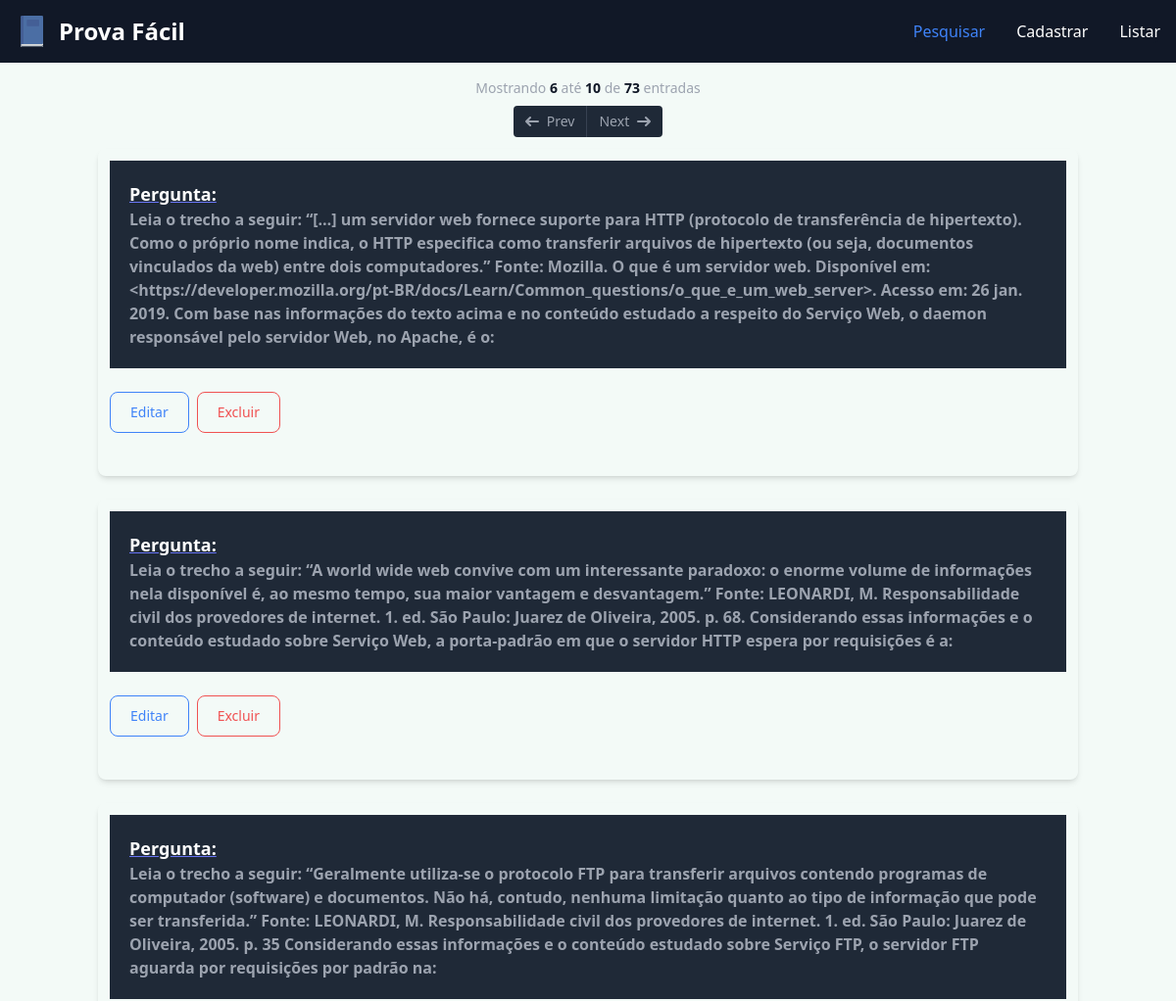
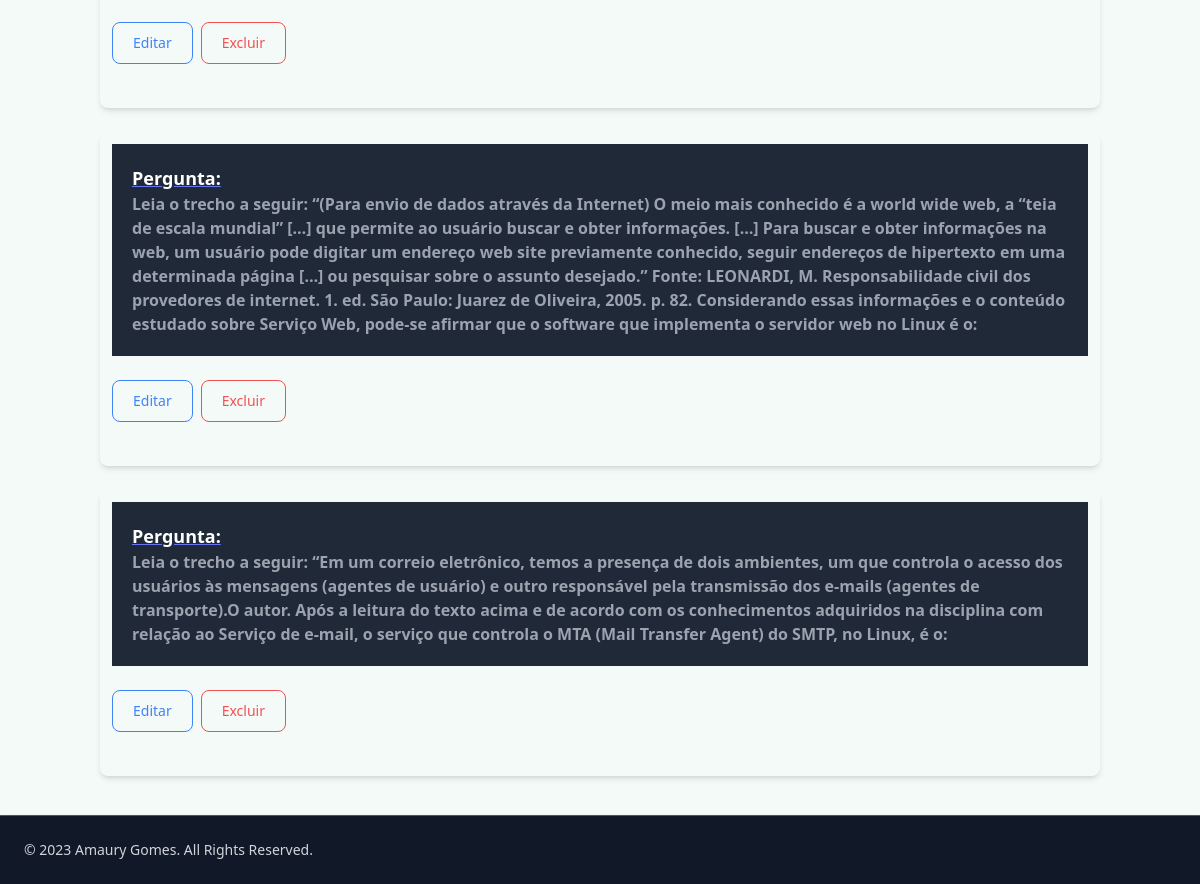
/questions/?page=2, run on the app's committed database (2 pictures, top to bottom).
### dashboard/models.py (models this page shows, shortened)
class Question(models.Model):
    question_text = models.TextField()
    answer_text = models.TextField()

### dashboard/views.py (the view)
# urls.py: path('questions/', views.questions, name='questions'),
def questions(request):
    questions = Question.objects.all().order_by('-id')
    paginator = Paginator(questions, 5)
    page = request.GET.get('page')
    try:
        questions = paginator.page(page)
    except PageNotAnInteger:
        questions = paginator.page(1)
    except EmptyPage:
        questions = paginator.page(paginator.num_pages)
    return render(request, 'question_list.html', {'questions': questions})

### templates/question_list.html (shortened to what this page needs)
{% extends "_base.html" %}
{% block content %}
<div class="relative overflow-x-auto sm:rounded-lg">
  <div class="flex flex-col items-center">
    <span class="text-sm text-gray-700 dark:text-gray-400">
        Mostrando <span class="font-semibold text-gray-900 dark:text-gray-900">{{ questions.start_index }}</span>
        até <span class="font-semibold text-gray-900 dark:text-gray-900">{{ questions.end_index }}</span>
        de <span class="font-semibold text-gray-900 dark:text-gray-900">{{ questions.paginator.count }}</span> entradas
    </span>
    <div class="inline-flex mt-2 xs:mt-0">
        {% if questions.has_previous %}
            <a href="?page={{ questions.previous_page_number }}" class="flex items-center justify-center px-3 h-8 text-sm font-medium text-white bg-gray-800 rounded-s hover:bg-gray-900 dark:bg-gray-800 dark:border-gray-700 dark:text-gray-400 dark:hover:bg-gray-700 dark:hover:text-gray-900">
                <svg class="w-3.5 h-3.5 me-2 rtl:rotate-180" aria-hidden="true" xmlns="http://www.w3.org/2000/svg" fill="none" viewBox="0 0 14 10">
                    <path stroke="currentColor" stroke-linecap="round" stroke-linejoin="round" stroke-width="2" d="M13 5H1m0 0 4 4M1 5l4-4"/>
                </svg>
                Prev
            </a>
        {% endif %}
        {% if questions.has_next %}
            <a href="?page={{ questions.next_page_number }}" class="flex items-center justify-center px-3 h-8 text-sm font-medium text-white bg-gray-800 border-0 border-s border-gray-700 rounded-e hover:bg-gray-900 dark:bg-gray-800 dark:border-gray-700 dark:text-gray-400 dark:hover:bg-gray-700 dark:hover:text-white">
                Next
                <svg class="w-3.5 h-3.5 ms-2 rtl:rotate-180" aria-hidden="true" xmlns="http://www.w3.org/2000/svg" fill="none" viewBox="0 0 14 10">
                    <path stroke="currentColor" stroke-linecap="round" stroke-linejoin="round" stroke-width="2" d="M1 5h12m0 0L9 1m4 4L9 9"/>
                </svg>
            </a>
        {% endif %}
    </div>
</div>
    {% for question in questions %}
    <div class="p-3" data-drawer-body-scrolling="true">
        <div class="relative overflow-x-auto shadow-md sm:rounded-lg p-3">
            <table class="w-full text-sm text-left rtl:text-right text-gray-500 dark:text-gray-400">
                <caption class="p-5 text-lg font-semibold text-left rtl:text-right text-gray-900 bg-white dark:text-white dark:bg-gray-800">
                    <a href="#" class="font-semibold text-gray-900 underline dark:text-white decoration-indigo-500">Pergunta:</a>
                    <p class="text-left text-base rtl:text-right text-gray-500 dark:text-gray-400">{{ question.question_text }}</p>
                </caption>
            </table>
            <div class="flex flex-row py-6">
                <a href="{% url 'question_edit' question.id %}" class="text-blue-700 hover:text-white border border-blue-700 hover:bg-blue-800 focus:ring-4 focus:outline-none focus:ring-blue-300 font-medium rounded-lg text-sm px-5 py-2.5 text-center me-2 mb-2 dark:border-blue-500 dark:text-blue-500 dark:hover:text-white dark:hover:bg-blue-500 dark:focus:ring-blue-800">Editar</a>
                <form action="{% url 'question_delete' question.id %}" method="post">
    <button type="submit" class="text-red-700 hover:text-white border border-red-700 hover:bg-red-800 focus:ring-4 focus:outline-none focus:ring-red-300 font-medium rounded-lg text-sm px-5 py-2.5 text-center me-2 mb-2 dark:border-red-500 dark:text-red-500 dark:hover:text-white dark:hover:bg-red-600 dark:focus:ring-red-900">Excluir</button>
</form>
            </div>
        </div>
    </div>
    {% endfor %}
</div>
{% endblock content %}

### data on the page
Question: question_text "Leia o trecho a seguir: “[…] um servidor web fornece suporte para HTTP (protocolo de transferência de hipertexto). Como o próprio nome indica, o HTTP especifica como transferir arquivos de hipertexto (ou seja, documentos vinculados da web) entre dois computadores.” Fonte: Mozilla. O que é um servidor web. Disponível em: <https://developer.mozilla.org/pt-BR/docs/Learn/Common_questions/o_que_e_um_web_server>. Acesso em: 26 jan. 2019. Com base nas informações do texto acima e no conteúdo estudado a respeito do Serviço Web, o daemon responsável pelo servidor Web, no Apache, é o:"
Question: question_text "Leia o trecho a seguir: “A world wide web convive com um interessante paradoxo: o enorme volume de informações nela disponível é, ao mesmo tempo, sua maior vantagem e desvantagem.” Fonte: LEONARDI, M. Responsabilidade civil dos provedores de internet. 1. ed. São Paulo: Juarez de Oliveira, 2005. p. 68. Considerando essas informações e o conteúdo estudado sobre Serviço Web, a porta-padrão em que o servidor HTTP espera por requisições é a:"
Question: question_text "Leia o trecho a seguir: “Geralmente utiliza-se o protocolo FTP para transferir arquivos contendo programas de computador (software) e documentos. Não há, contudo, nenhuma limitação quanto ao tipo de informação que pode ser transferida.” Fonte: LEONARDI, M. Responsabilidade civil dos provedores de internet. 1. ed. São Paulo: Juarez de Oliveira, 2005. p. 35 Considerando essas informações e o conteúdo estudado sobre Serviço FTP, o servidor FTP aguarda por requisições por padrão na:"
Question: question_text "Leia o trecho a seguir: “(Para envio de dados através da Internet) O meio mais conhecido é a world wide web, a “teia de escala mundial” […] que permite ao usuário buscar e obter informações. […] Para buscar e obter informações na web, um usuário pode digitar um endereço web site previamente conhecido, seguir endereços de hipertexto em uma determinada página […] ou pesquisar sobre o assunto desejado.” Fonte: LEONARDI, M. Responsabilidade civil dos provedores de internet. 1. ed. São Paulo: Juarez de Oliveira, 2005. p. 82. Considerando essas informações e o conteúdo estudado sobre Serviço Web, pode-se afirmar que o software que implementa o servidor web no Linux é o:"
Question: question_text "Leia o trecho a seguir: “Em um correio eletrônico, temos a presença de dois ambientes, um que controla o acesso dos usuários às mensagens (agentes de usuário) e outro responsável pela transmissão dos e-mails (agentes de transporte).O autor. Após a leitura do texto acima e de acordo com os conhecimentos adquiridos na disciplina com relação ao Serviço de e-mail, o serviço que controla o MTA (Mail Transfer Agent) do SMTP, no Linux, é o:"

### other printed values
{{ questions.start_index }} "6"
{{ questions.end_index }} "10"
{{ questions.paginator.count }} "73"
